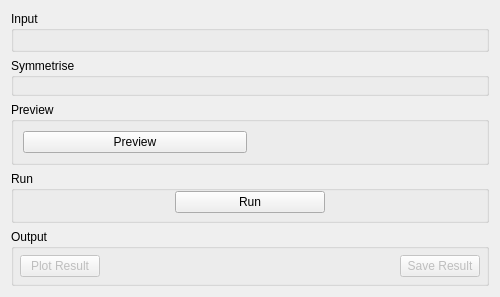
<?xml version="1.0" encoding="UTF-8"?>
<ui version="4.0">
 <class>IndirectSymmetrise</class>
 <widget class="QWidget" name="IndirectSymmetrise">
  <property name="geometry">
   <rect>
    <x>0</x>
    <y>0</y>
    <width>500</width>
    <height>270</height>
   </rect>
  </property>
  <property name="minimumSize">
   <size>
    <width>500</width>
    <height>0</height>
   </size>
  </property>
  <property name="windowTitle">
   <string>Form</string>
  </property>
  <layout class="QVBoxLayout" name="verticalLayout_151">
   <item>
    <widget class="QGroupBox" name="gbInput">
     <property name="title">
      <string>Input</string>
     </property>
     <layout class="QVBoxLayout" name="verticalLayout_21">
      <item>
       <widget class="MantidQt::MantidWidgets::DataSelector" name="dsInput" native="true">
        <property name="sizePolicy">
         <sizepolicy hsizetype="Minimum" vsizetype="Fixed">
          <horstretch>0</horstretch>
          <verstretch>0</verstretch>
         </sizepolicy>
        </property>
        <property name="showLoad" stdset="0">
         <bool>false</bool>
        </property>
        <property name="workspaceSuffixes" stdset="0">
         <string>_red</string>
        </property>
        <property name="fileBrowserSuffixes" stdset="0">
         <string>_red.nxs</string>
        </property>
       </widget>
      </item>
     </layout>
    </widget>
   </item>
   <item>
    <widget class="QGroupBox" name="gbOptions">
     <property name="title">
      <string>Symmetrise</string>
     </property>
     <layout class="QHBoxLayout" name="horizontalLayout_3">
      <property name="topMargin">
       <number>6</number>
      </property>
      <item>
       <layout class="QVBoxLayout" name="properties"/>
      </item>
      <item>
       <widget class="MantidQt::MantidWidgets::PreviewPlot" name="ppRawPlot" native="true">
        <property name="canvasColour" stdset="0">
         <color>
          <red>255</red>
          <green>255</green>
          <blue>255</blue>
         </color>
        </property>
       </widget>
      </item>
     </layout>
    </widget>
   </item>
   <item>
    <widget class="QGroupBox" name="gbPreview">
     <property name="title">
      <string>Preview</string>
     </property>
     <layout class="QHBoxLayout" name="horizontalLayout_14">
      <item>
       <layout class="QVBoxLayout" name="loPreviewProperties">
        <item>
         <widget class="QPushButton" name="pbPreview">
          <property name="text">
           <string>Preview</string>
          </property>
         </widget>
        </item>
        <item>
         <layout class="QVBoxLayout" name="propertiesPreview"/>
        </item>
       </layout>
      </item>
      <item>
       <widget class="MantidQt::MantidWidgets::PreviewPlot" name="ppPreviewPlot" native="true">
        <property name="canvasColour" stdset="0">
         <color>
          <red>255</red>
          <green>255</green>
          <blue>255</blue>
         </color>
        </property>
       </widget>
      </item>
     </layout>
    </widget>
   </item>
   <item>
    <widget class="QGroupBox" name="gbRun">
     <property name="title">
      <string>Run</string>
     </property>
     <layout class="QHBoxLayout" name="horizontalLayout">
      <property name="topMargin">
       <number>0</number>
      </property>
      <property name="bottomMargin">
       <number>7</number>
      </property>
      <item>
       <spacer name="horizontalSpacer">
        <property name="orientation">
         <enum>Qt::Horizontal</enum>
        </property>
        <property name="sizeHint" stdset="0">
         <size>
          <width>185</width>
          <height>20</height>
         </size>
        </property>
       </spacer>
      </item>
      <item>
       <widget class="QPushButton" name="pbRun">
        <property name="minimumSize">
         <size>
          <width>150</width>
          <height>0</height>
         </size>
        </property>
        <property name="maximumSize">
         <size>
          <width>180</width>
          <height>16777215</height>
         </size>
        </property>
        <property name="text">
         <string>Run</string>
        </property>
       </widget>
      </item>
      <item>
       <spacer name="horizontalSpacer_2">
        <property name="orientation">
         <enum>Qt::Horizontal</enum>
        </property>
        <property name="sizeHint" stdset="0">
         <size>
          <width>184</width>
          <height>20</height>
         </size>
        </property>
       </spacer>
      </item>
     </layout>
    </widget>
   </item>
   <item>
    <widget class="QGroupBox" name="gbOutput">
     <property name="title">
      <string>Output</string>
     </property>
     <layout class="QHBoxLayout" name="horizontalLayout1">
      <property name="leftMargin">
       <number>6</number>
      </property>
      <property name="topMargin">
       <number>6</number>
      </property>
      <property name="rightMargin">
       <number>6</number>
      </property>
      <property name="bottomMargin">
       <number>6</number>
      </property>
      <item>
       <widget class="QPushButton" name="pbPlot">
        <property name="enabled">
         <bool>false</bool>
        </property>
        <property name="text">
         <string>Plot Result</string>
        </property>
       </widget>
      </item>
      <item>
       <spacer name="horizontalSpacer_1">
        <property name="orientation">
         <enum>Qt::Horizontal</enum>
        </property>
        <property name="sizeHint" stdset="0">
         <size>
          <width>164</width>
          <height>20</height>
         </size>
        </property>
       </spacer>
      </item>
      <item>
       <widget class="QPushButton" name="pbSave">
        <property name="enabled">
         <bool>false</bool>
        </property>
        <property name="text">
         <string>Save Result</string>
        </property>
       </widget>
      </item>
     </layout>
    </widget>
   </item>
  </layout>
 </widget>
 <customwidgets>
  <customwidget>
   <class>MantidQt::MantidWidgets::DataSelector</class>
   <extends>QWidget</extends>
   <header>MantidQtWidgets/Common/DataSelector.h</header>
  </customwidget>
  <customwidget>
   <class>MantidQt::MantidWidgets::PreviewPlot</class>
   <extends>QWidget</extends>
   <header>MantidQtWidgets/Plotting/PreviewPlot.h</header>
   <container>1</container>
  </customwidget>
 </customwidgets>
 <resources/>
 <connections/>
</ui>
